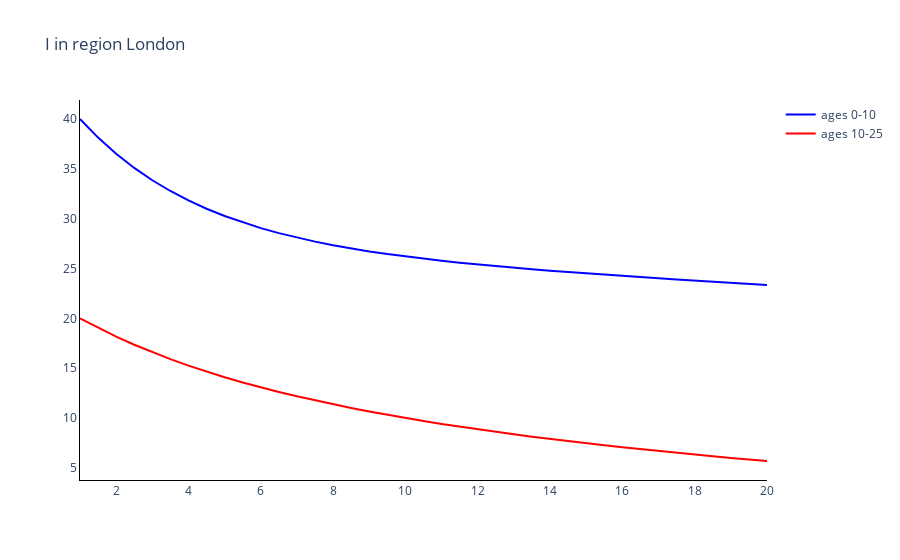

Notebook cell for this chart:
### Markdown cell above
### Plot the infectious comparment for one region (London)

### Code cell
# Trace names - represent the solver used for the simulation
trace_name = ['ages {}'.format(a) for a in age_groups]

# Compartment list - type and age
fig = go.Figure()

# Plot (line plot for each method of simulation)
for a in range(len(age_groups)):
    fig.add_trace(
        go.Scatter(
            y=outputs[0][:, 2 * len(age_groups) + a],
            x=parameters.simulation_parameters.times,
            mode='lines',
            name=trace_name[a],
            line_color=colours[a]
        )
    )

# Add axis labels
fig.update_layout(
    boxmode='group',
    title='I in region {}'. format(regions[0]),
    plot_bgcolor='white',
    xaxis=dict(linecolor='black'),
    yaxis=dict(linecolor='black'),
    )

fig.write_image('images/Toy.pdf')
fig.show()

### Figure 1 — Plotly figure (JSON) as saved in the notebook; plotly's stock layout.template omitted (floating-point values rounded to 4 significant figures)
{"data": [{"line": {"color": "blue"}, "mode": "lines", "name": "ages 0-10", "type": "scatter", "x": [1, 1.5, 2, 2.5, 3, 3.5, 4, 4.5, 5, 5.5, 6, 6.5, 7, 7.5, 8, 8.5, 9, 9.5, 10, 10.5, 11, 11.5, 12, 12.5, 13, 13.5, 14, 14.5, 15, 15.5, 16, 16.5, 17, 17.5, 18, 18.5, 19, 19.5, 20], "y": [40, 38.13, 36.51, 35.09, 33.85, 32.77, 31.83, 31.0, 30.26, 29.62, 29.05, 28.55, 28.1, 27.7, 27.33, 27.01, 26.71, 26.45, 26.2, 25.98, 25.78, 25.58, 25.4, 25.23, 25.07, 24.92, 24.77, 24.64, 24.5, 24.38, 24.25, 24.13, 24.01, 23.89, 23.78, 23.67, 23.56, 23.45, 23.34]}, {"line": {"color": "red"}, "mode": "lines", "name": "ages 10-25", "type": "scatter", "x": [1, 1.5, 2, 2.5, 3, 3.5, 4, 4.5, 5, 5.5, 6, 6.5, 7, 7.5, 8, 8.5, 9, 9.5, 10, 10.5, 11, 11.5, 12, 12.5, 13, 13.5, 14, 14.5, 15, 15.5, 16, 16.5, 17, 17.5, 18, 18.5, 19, 19.5, 20], "y": [20, 19.04, 18.16, 17.35, 16.6, 15.9, 15.25, 14.65, 14.09, 13.56, 13.07, 12.61, 12.17, 11.76, 11.37, 11.0, 10.65, 10.32, 9.998, 9.695, 9.405, 9.127, 8.86, 8.604, 8.358, 8.121, 7.893, 7.674, 7.462, 7.257, 7.059, 6.867, 6.682, 6.502, 6.328, 6.159, 5.995, 5.837, 5.682]}], "layout": {"boxmode": "group", "plot_bgcolor": "white", "title": {"text": "I in region London"}, "xaxis": {"linecolor": "black"}, "yaxis": {"linecolor": "black"}}}
